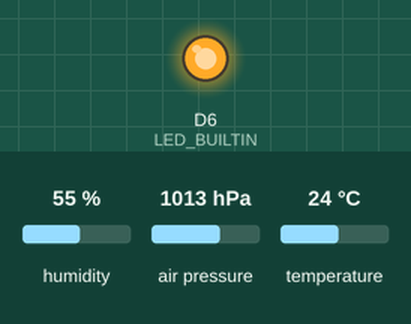
This sketch was run on a simulated Arduino MKR. Parts: output pins drawn as LEDs (lit = HIGH). The test bench sets the inputs (shaded band); at power-on: humidity 55 %, air pressure 1013 hPa, temperature 24 °C. Storage starts empty; what the sketch prints to the serial monitor is not drawn.

Above: at 1.2 s.
At 3.8 s:
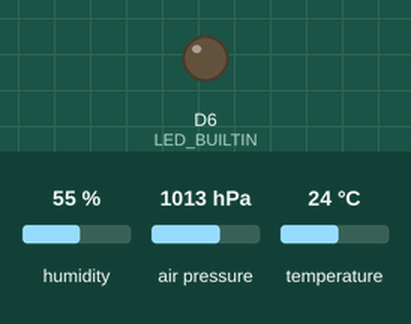
Timing chart, 0 to 6.6 s (numbered marks = the images above):
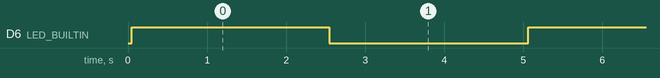

The sketch:

temperature_save_sd_mkr1300.ino
```cpp
#include <Arduino_MKRENV.h>
// Libraries for SD card
#include <SPI.h>
#include <SD.h>
File myFile;

// Counter for measurement number
int measurementCount = 1;

// Time measurement variables
unsigned long previousMillis = 0;
const unsigned long interval = 5000; // Time interval in milliseconds (5 seconds)

// File name variables
int fileNumber = 1;
String fileName;

void setup() {
  Serial.begin(9600);
  //while (!Serial);

  if (!ENV.begin()) {
    Serial.println("Failed to initialize MKR ENV shield!");
    while (1);
  }

  // initialize digital pin LED_BUILTIN as an output.
  pinMode(LED_BUILTIN, OUTPUT);

  // Initialize SD card
  Serial.print("Initializing SD card...");
  if (!SD.begin(4)) {
    Serial.println("initialization failed!");

  }
  Serial.println("initialization done.");

  // Find an available file name for writing
  fileName = getAvailableFileName();

  // Open the file for writing in .csv format
  myFile = SD.open(fileName, FILE_WRITE);
  if (myFile) {
    // Write the header line
    myFile.println("Measurement Number, Temperature (C), Humidity (%), Pressure (kPa), Counted time (ms)");  // lisattu v3  --- voltage 2 ja voltage 3
    myFile.close();
  } else {
    Serial.println("error opening file: " + fileName);

  }

}

void loop() {
  // read all the sensor values
  float temperature = ENV.readTemperature();
  float humidity    = ENV.readHumidity();
  float pressure    = ENV.readPressure();


  // print each of the sensor values
  Serial.print("Temperature = ");
  Serial.print(temperature);
  Serial.println(" °C");

  Serial.print("Humidity    = ");
  Serial.print(humidity);
  Serial.println(" %");

  Serial.print("Pressure    = ");
  Serial.print(pressure);
  Serial.println(" kPa");


  Serial.println(); // print an empty line

  // Get current time
  unsigned long currentMillis = millis();

  // Append sensor data to the .csv file
  myFile = SD.open(fileName, FILE_WRITE);
  if (myFile) {
    // Write the data in .csv format               ---------------------
    myFile.print(measurementCount);
    myFile.print(",");
    myFile.print(temperature);
    myFile.print(",");
    myFile.print(humidity);  // lisattu v2
    myFile.print(",");   // lisattu v2
    myFile.print(pressure);  // lisattu v2
    myFile.print(",");   // lisattu v2

    myFile.println(currentMillis);  // Device own time
    myFile.close();
    measurementCount++;
  } else {
    Serial.println("error opening file: " + fileName);
  }

  // Check if the time interval has elapsed
  if (currentMillis - previousMillis >= interval) {
    // Update the previous time
    previousMillis = currentMillis;

    // Perform additional actions here, if desired
  }

  //delay(5000); // wait 5 second to print again

  digitalWrite(LED_BUILTIN, HIGH);  // turn the LED on (HIGH is the voltage level)
  delay(2500);                      // wait for a second
  digitalWrite(LED_BUILTIN, LOW);   // turn the LED off by making the voltage LOW
  delay(2500);

}


// Function to get an available file name by incrementing the file number
String getAvailableFileName() {
  String baseName = "data";
  String fileExt = ".csv";
  String newFileName;
  int tempFileNumber = fileNumber;

  while (true) {
    newFileName = baseName + "_" + String(tempFileNumber) + fileExt;
    if (!SD.exists(newFileName)) {
      break;
    }
    tempFileNumber++;
  }

  fileNumber = tempFileNumber;
  return newFileName;
}
```

Measured:
- by itself, D6 (LED_BUILTIN): alternates HIGH for 2.5 s and LOW for 2.5 s
